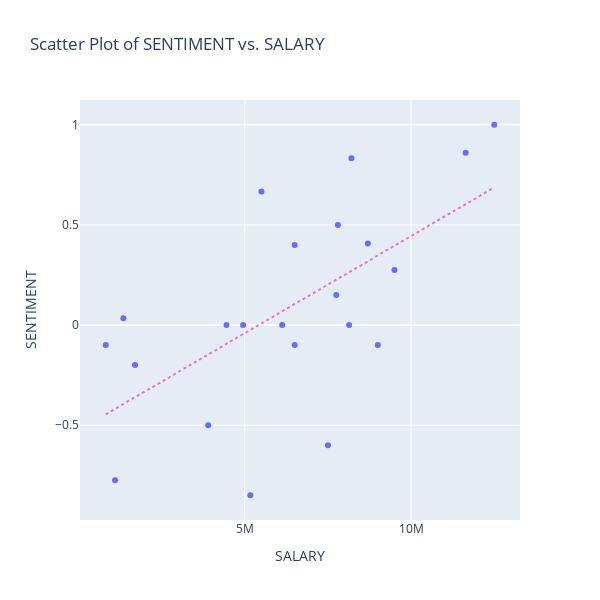

Notebook code cell kept with this figure:
### Code cell
fig = px.scatter(
    final_df,
    x='AAV',
    y='SENTIMENT',
    title='Scatter Plot of SENTIMENT vs. SALARY',
    hover_name='PLAYER',
    trendline='ols',
    trendline_color_override='#e377c2'
)

trendline_trace = fig.data[-1]
trendline_trace.line.dash = 'dot'

fig.update_layout(
    xaxis_title='SALARY',
    yaxis_title='SENTIMENT',
    width=600,
    height=600,
    showlegend=True
)

fig.show()

correlation_coefficient = final_df['SENTIMENT'].corr(final_df['SALARY'])
print("Correlation Coefficient r = ", correlation_coefficient)

### Figure 1 — Plotly figure (JSON) as saved in the notebook; plotly's stock layout.template omitted (floating-point values rounded to 4 significant figures)
{"data": [{"hovertemplate": "<b>%{hovertext}</b><br><br>AAV=%{x}<br>SENTIMENT=%{y}<extra></extra>", "hovertext": ["aaron ekblad", "auston matthews", "brad marchand", "brady tkachuk", "brayden schenn", "claude giroux", "connor bedard", "connor mcdavid", "evan bouchard", "evgeny kuznetsov", "jason robertson", "jeff skinner", "matt rempe", "nick cousins", "nikita kucherov", "noah hanifin", "ryan hartman", "ryan reaves", "sidney crosby", "tom wilson", "tomas hertl", "zach hyman"], "legendgroup": "", "marker": {"color": "#636efa", "symbol": "circle"}, "mode": "markers", "name": "", "orientation": "v", "showlegend": false, "type": "scatter", "x": [7500000, 11640250, 6125000, 8205714, 6500000, 6500000, 4450000, 12500000, 3900000, 7800000, 7750000, 9000000, 820000, 1100000, 9500000, 4950000, 1700000, 1350000, 8700000, 5166667, 8137500, 5500000], "xaxis": "x", "y": [-0.6, 0.86, 0, 0.8333, 0.4, -0.1, 0, 1, -0.5, 0.5, 0.15, -0.1, -0.1, -0.775, 0.275, 0, -0.2, 0.03333, 0.4071, -0.85, 0, 0.6667], "yaxis": "y"}, {"hovertemplate": "<b>OLS trendline</b><br>SENTIMENT = 9.69814e-08 * AAV + -0.525458<br>R<sup>2</sup>=0.381662<br><br>AAV=%{x}<br>SENTIMENT=%{y} <b>(trend)</b><extra></extra>", "legendgroup": "", "line": {"color": "#e377c2", "dash": "dot"}, "marker": {"color": "#636efa", "symbol": "circle"}, "mode": "lines", "name": "", "showlegend": false, "type": "scatter", "x": [820000, 1100000, 1350000, 1700000, 3900000, 4450000, 4950000, 5166667, 5500000, 6125000, 6500000, 6500000, 7500000, 7750000, 7800000, 8137500, 8205714, 8700000, 9000000, 9500000, 11640250, 12500000], "xaxis": "x", "y": [-0.4459, -0.4188, -0.3945, -0.3606, -0.1472, -0.09389, -0.0454, -0.02439, 0.00794, 0.06855, 0.1049, 0.1049, 0.2019, 0.2261, 0.231, 0.2637, 0.2703, 0.3183, 0.3474, 0.3959, 0.6034, 0.6868], "yaxis": "y"}], "layout": {"height": 600, "legend": {"tracegroupgap": 0}, "showlegend": true, "title": {"text": "Scatter Plot of SENTIMENT vs. SALARY"}, "width": 600, "xaxis": {"anchor": "y", "domain": [0, 1], "title": {"text": "SALARY"}}, "yaxis": {"anchor": "x", "domain": [0, 1], "title": {"text": "SENTIMENT"}}}}
